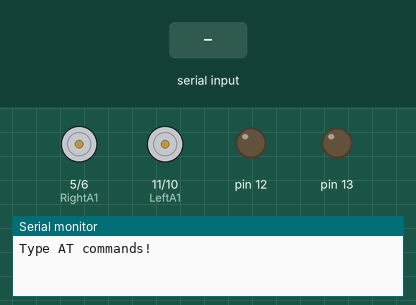
This sketch was run on a simulated Arduino Uno, built with avr-gcc and run on an emulated ATmega328P. On the bench: motor-driver pin pairs drawn as motors (green arrow = first pin HIGH = forward, orange = second pin HIGH = backward, longer = more drive), output pins drawn as LEDs (lit = HIGH), the last lines printed to the serial monitor. Inputs (shaded band) come from the test bench.

Above: at 1.2 s.
1.3 s: "F" received over the second serial link
At 1.8 s:
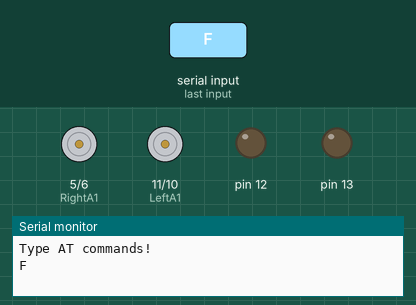
2.9 s: "B" received over the second serial link
At 4.2 s:
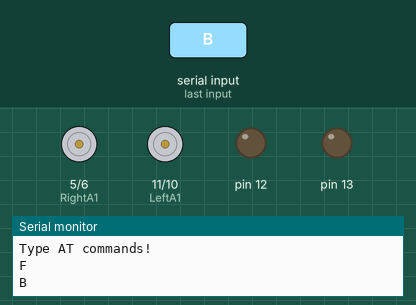
4.5 s: "R" received over the second serial link
At 5.4 s:
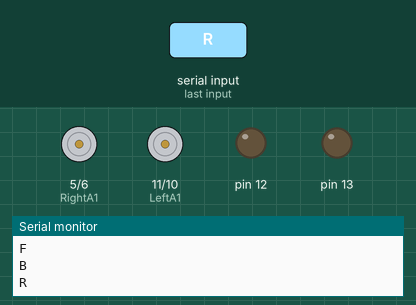
6.1 s: "L" received over the second serial link
At 6.6 s:
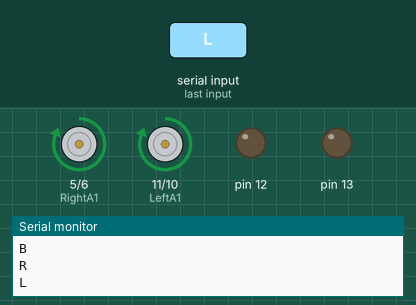
7.6 s: "I" received over the second serial link
At 8.9 s:
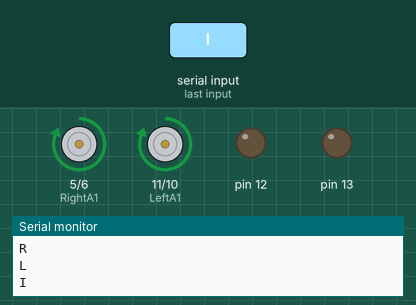
9.2 s: "G" received over the second serial link
At 10.2 s:
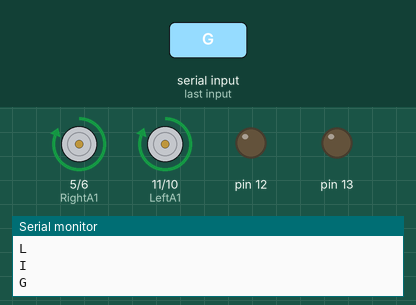
Timing chart, 0 to 11.8 s (numbered marks = the images above; inputs shaded):
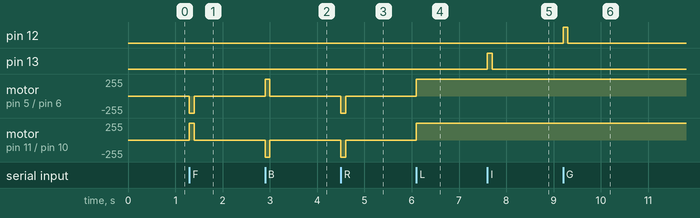

The sketch:

hc05.ino.ino
```cpp
#include <SoftwareSerial.h>
SoftwareSerial mySerial(2, 3); // RX, TX

String command = ""; // Stores response of the HC-06 Bluetooth device
const int LeftA1 = 11;
const int LeftA2 = 10;

//const int RightEnable = 2;
const int RightA1 = 5;
const int RightA2 = 6;


void setup() {
  // Open serial communications:
  Serial.begin(9600);
  Serial.println("Type AT commands!");
  pinMode(LeftA1,OUTPUT);
  pinMode(LeftA2,OUTPUT);

  //pinMode(RightEnable,OUTPUT);

  pinMode(RightA1,OUTPUT);
  pinMode(RightA2,OUTPUT);

  // The HC-06 defaults to 9600 according to the datasheet.
  mySerial.begin(9600);
}

void loop() {
  // Read device output if available.
  if (mySerial.available()) {
    while(mySerial.available()) { // While there is more to be read, keep reading.
      command = (char)mySerial.read();

    }

    Serial.println(command);


String input = command;

   if(command=="F") {                                  //Move forward

      analogWrite(LeftA1,255);
      analogWrite(RightA2,255);
      delay(100);
      //Serial.println("forward  " + command);
      analogWrite(LeftA1,0);
      analogWrite(RightA2,0);

   }
else if(command=="B") {                                  //Move forward
           //Serial.print(input);
           //Serial.println("back");
           analogWrite(LeftA2,255);
           analogWrite(RightA1,255);
           delay(100);
           analogWrite(LeftA2,0);
           analogWrite(RightA1,0);
  }

else if(command=="R") {                                  //Move forward
           //Serial.print(input);
           //Serial.println("left");
           analogWrite(LeftA2,255);
           analogWrite(RightA2,255);
           delay(100);
           analogWrite(LeftA2,0);
           analogWrite(RightA2,0);
  }

//else if(command=="I") {                                  //Move forward
//           //Serial.print(input);
//           //Serial.println("left");
//           analogWrite(LeftA2,245);
//           analogWrite(RightA2,255);
//           delay(100);
//           analogWrite(LeftA2,0);
//           analogWrite(RightA2,0);
//  }


else if(command=="L") {                                  //Move forward
           //Serial.print(input);
           //Serial.println("right");
           analogWrite(LeftA1,255);
           analogWrite(RightA1,255);
           delay(100);
           analogWrite(LeftA2,0);
           analogWrite(RightA2,0);

}

//else if(command=="G") {                                  //Move forward
//           //Serial.print(input);
//           //Serial.println("right");
//           analogWrite(LeftA1,255);
//           analogWrite(RightA1,245);
//           delay(100);
//           analogWrite(LeftA1,0);
//           analogWrite(RightA1,0);
//
//}

else if(command=="I") {                                  //Move forward
           //Serial.print(input);
           //Serial.println("right");
           analogWrite(13,255);
           //analogWrite(RightA1,245);
           delay(100);
           analogWrite(13,0);
           //analogWrite(RightA1,0);

}
else if(command=="G") {                                  //Move forward
           //Serial.print(input);
           //Serial.println("right");
           analogWrite(12,255);
           //analogWrite(RightA1,245);
           delay(100);
           analogWrite(12,0);
           //analogWrite(RightA1,0);

}

else if(command=="H") {                                  //Move forward
           //Serial.print(input);
           //Serial.println("right");
           analogWrite(9,255);
           //analogWrite(RightA1,245);
           delay(100);
           analogWrite(9,0);
           //analogWrite(RightA1,0);

}
else if(command=="J") {                                  //Move forward
           //Serial.print(input);
           //Serial.println("right");
           analogWrite(8,255);
           //analogWrite(RightA1,245);
           delay(100);
           analogWrite(8,0);
           //analogWrite(RightA1,0);

}


 else if(command == "S"){
          //Serial.println("STOP");
           analogWrite(LeftA1,0);
           analogWrite(RightA1,0);
           analogWrite(LeftA2,0);
           analogWrite(RightA2,0);

    }

        command = ""; // No repeats

  }
}
```

Measured:
- after the input at 1.3 s, motor on pin 5 (RightA1) / pin 6 (RightA2): stopped → backward 255/255 at once, → stopped 0.10 s later; motor on pin 11 (LeftA1) / pin 10 (LeftA2): stopped → forward 255/255 at once, → stopped 0.10 s later
- after the input at 2.9 s, motor on pin 5 (RightA1) / pin 6 (RightA2): stopped → forward 255/255 at once, → stopped 0.10 s later; motor on pin 11 (LeftA1) / pin 10 (LeftA2): stopped → backward 255/255 at once, → stopped 0.10 s later
- after the input at 4.5 s, motor on pin 5 (RightA1) / pin 6 (RightA2), motor on pin 11 (LeftA1) / pin 10 (LeftA2): stopped → backward 255/255 at once, → stopped 0.10 s later
- after the input at 6.1 s, motor on pin 5 (RightA1) / pin 6 (RightA2), motor on pin 11 (LeftA1) / pin 10 (LeftA2): stopped → forward 255/255 at once
- after the input at 7.6 s, pin 13: LOW → HIGH at once, → LOW 0.10 s later
- after the input at 9.2 s, pin 12: LOW → HIGH at once, → LOW 0.10 s later
